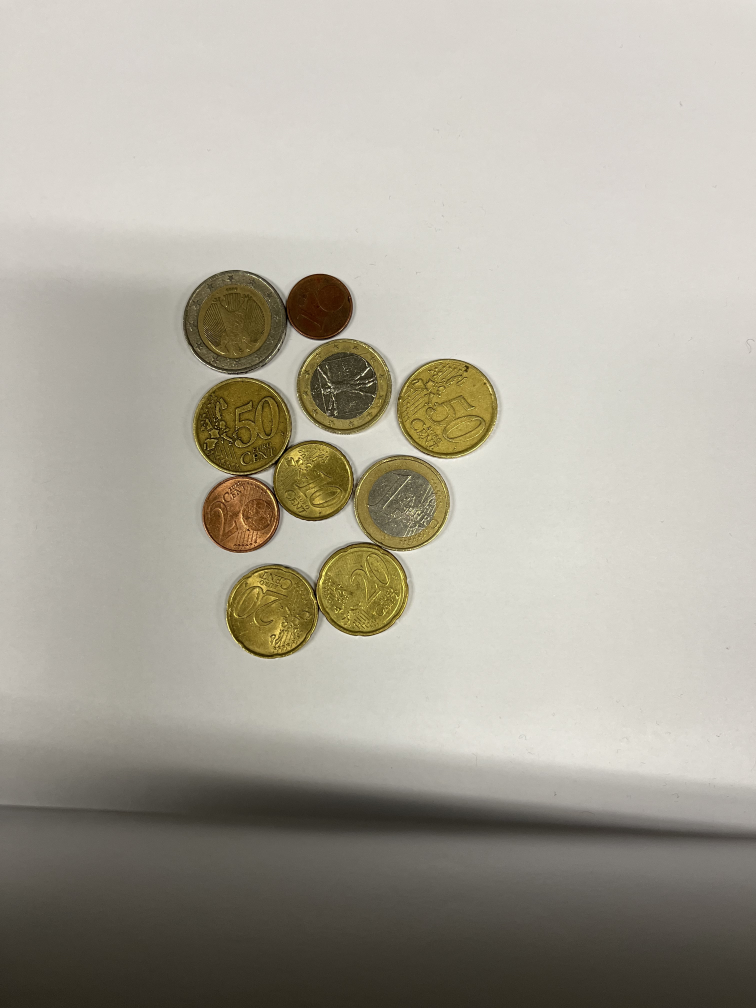
//> input picture coin-counter/files/placeholder.jpg, 3024 x 4032 px (shown at 1/4 size)
$ ./draw_circles   (built with g++ and OpenCV 4)
//> lines starting //> are read from the running program, lines starting //| are printed output that depends on the picture
### coin-counter/hcc_lib.h
#include <stdio.h>
#include <stdlib.h>
#include <string.h>
#include <math.h>
#include <mpi.h>
#include <time.h>

#define RESIZE_CONSTANT 0.8F
#define DISTANCE_CONSTANT 6.4375F / RESIZE_CONSTANT
#define RADIUS_TOLERANCE 20
#define MIN_RADIUS_CONSTANT 8
#define THRESHOLD_PERCENTAGE 80

#define CENT_1 1625 / 2
#define CENT_2 1875 / 2
#define CENT_5 2125 / 2
#define CENT_10 1975 / 2
#define CENT_20 2225 / 2
#define CENT_50 2425 / 2
#define EURO_1 2325 / 2
#define EURO_2 2575 / 2

struct matrix {
    int rows;
    int cols;
    int faces;
    int *data;
};

struct centers_coords {
    int x;
    int y;
    int radius;
};

void init();

void read_image(FILE *f, struct matrix *output);

void skip_line(FILE *f);

void print_matrix(struct matrix *mat);

void print_matrix_on_file(FILE *f, struct matrix *mat);

void free_matrix(struct matrix *mat);

void increment_accumulator(struct matrix *input, struct matrix *accumulator, int n_process, int myrank);

static void fill_sin_cos_arrays();

int write_circles(struct centers_coords *coords, struct matrix *accumulator, int threshold);

int find_maximum(struct matrix *accumulator);

static int get_distance(struct centers_coords c1, struct centers_coords c2);

float count_coins(struct centers_coords *coords, int size);

void write_circles_on_file(FILE *f, struct centers_coords *coords, int size);

### coin-counter/draw_circles.cpp
#include <opencv2/opencv.hpp>
#include <iostream>
#include "hcc_lib.h"

using namespace cv;
using namespace std;

int main(int argc, char **argv)
{
    char *input_filename = "files/placeholder.jpg";

    if (argc > 1) {
        input_filename = argv[1];  // this should be the same as the input of edge detection
    }

    Mat img = imread(input_filename);
//> img is the input picture: 4032 rows x 3024 cols, CV_8UC3; mean B, G, R 153.6, 165.5, 170

    FILE *f;
    f = fopen("files/circle_coordinates.csv", "r");
    int x, y, radius;

    fscanf(f, "%*s %*s %*s");  // skip the title row

    while (fscanf(f, "%d %d %d", &x, &y, &radius) == 3) {  // continue as long as there are rows in the file

        printf("drawing x(%d) y(%d) rad(%d)\n", x, y, radius);
        Point p = Point(x / RESIZE_CONSTANT, y / RESIZE_CONSTANT);
        circle(img, p, 1, Scalar(0, 255, 0), 12, LINE_AA);  // draw the centre of the circle
        circle(img, p, radius / RESIZE_CONSTANT, Scalar(255, 0, 0), 2, LINE_AA);  // draw the circumnference

    }
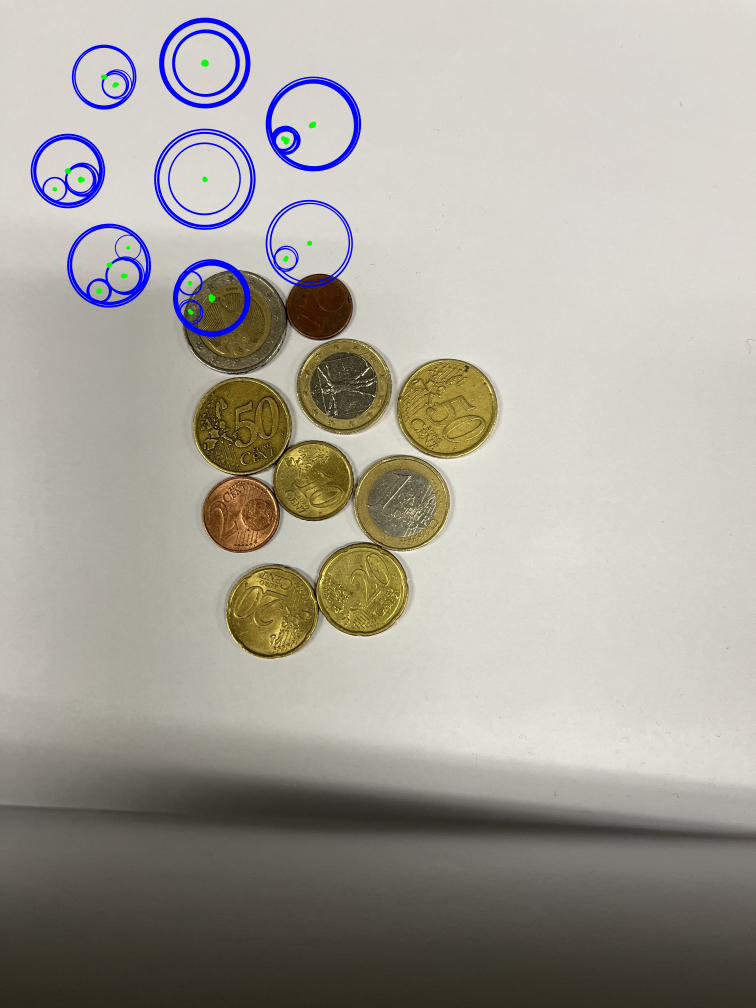
//> img: 4032 rows x 3024 cols, CV_8UC3 (shown at 1/4 size); mean B, G, R 154.5, 162.5, 166.7
//> after the loop, x = 656; y = 574; radius = 160

    imshow("circles", img);  // show the image with circles drawn as popup
    waitKey();  // wait for any key press to exit

    return 0;
}

$ run again, with coin-counter/files/IMG_1206.jpg copied over coin-counter/files/placeholder.jpg
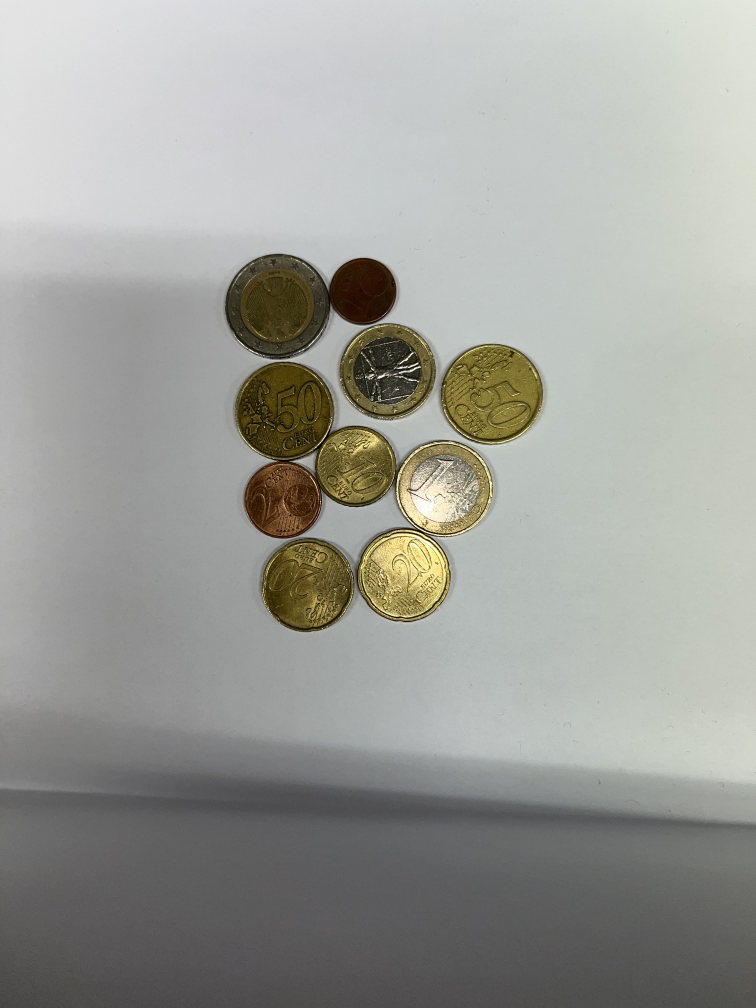
//> input picture coin-counter/files/IMG_1206.jpg, 3024 x 4032 px (shown at 1/4 size)
//> img is the input picture: 4032 rows x 3024 cols, CV_8UC3; mean B, G, R 153.2, 158.5, 157.7
//> after the loop `while (fscanf(f, "%d %d %d", &x, &y, &radius) == 3)`:
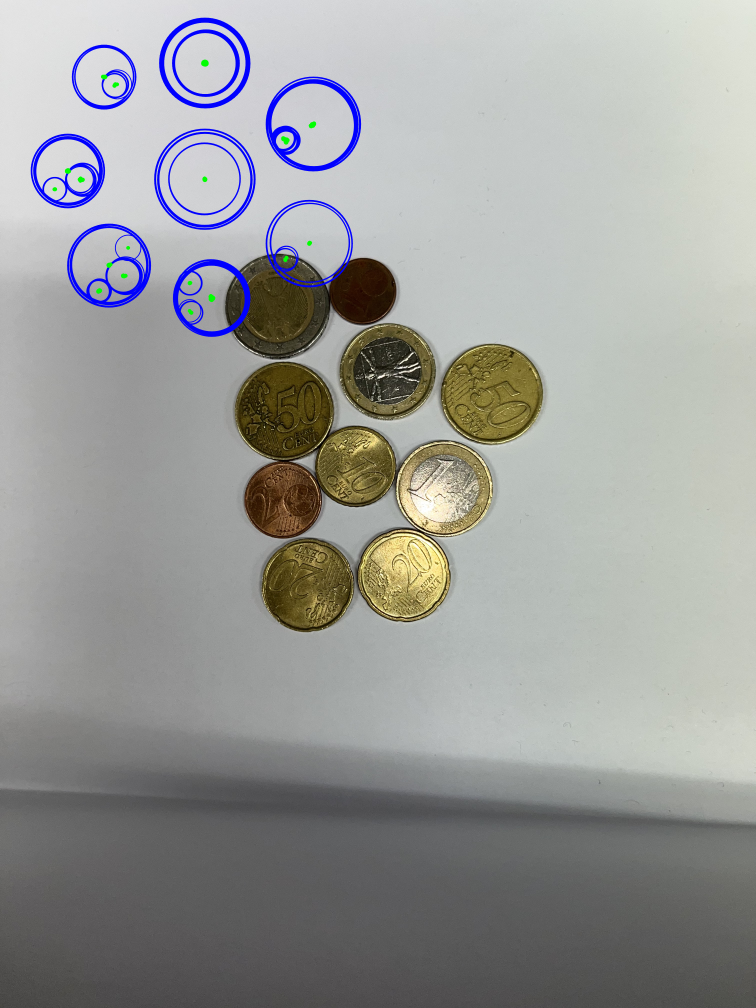
//> img: 4032 rows x 3024 cols, CV_8UC3 (shown at 1/4 size); mean B, G, R 154.1, 155.5, 154.5
//> after the loop `while (fscanf(f, "%d %d %d", &x, &y, &radius) == 3)`: x = 656; y = 574; radius = 160

$ run again, with coin-counter/files/IMG_1208.jpg copied over coin-counter/files/placeholder.jpg
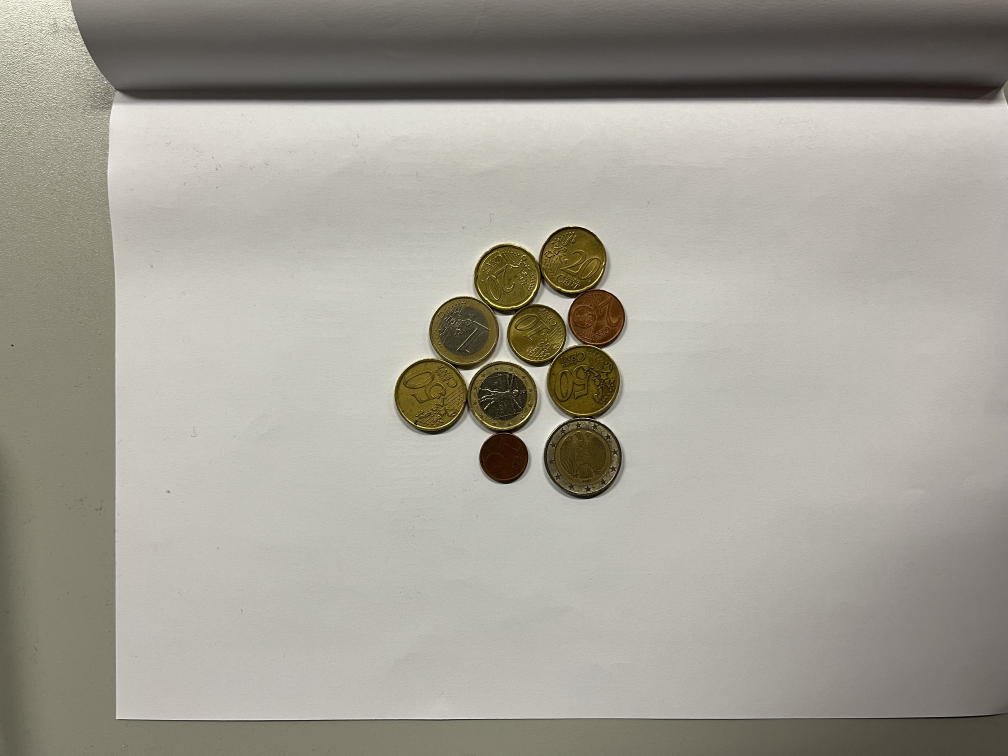
//> input picture coin-counter/files/IMG_1208.jpg, 4032 x 3024 px (shown at 1/4 size)
//> img is the input picture: 3024 rows x 4032 cols, CV_8UC3; mean B, G, R 148.5, 158.5, 162.2
//> after the loop `while (fscanf(f, "%d %d %d", &x, &y, &radius) == 3)`:
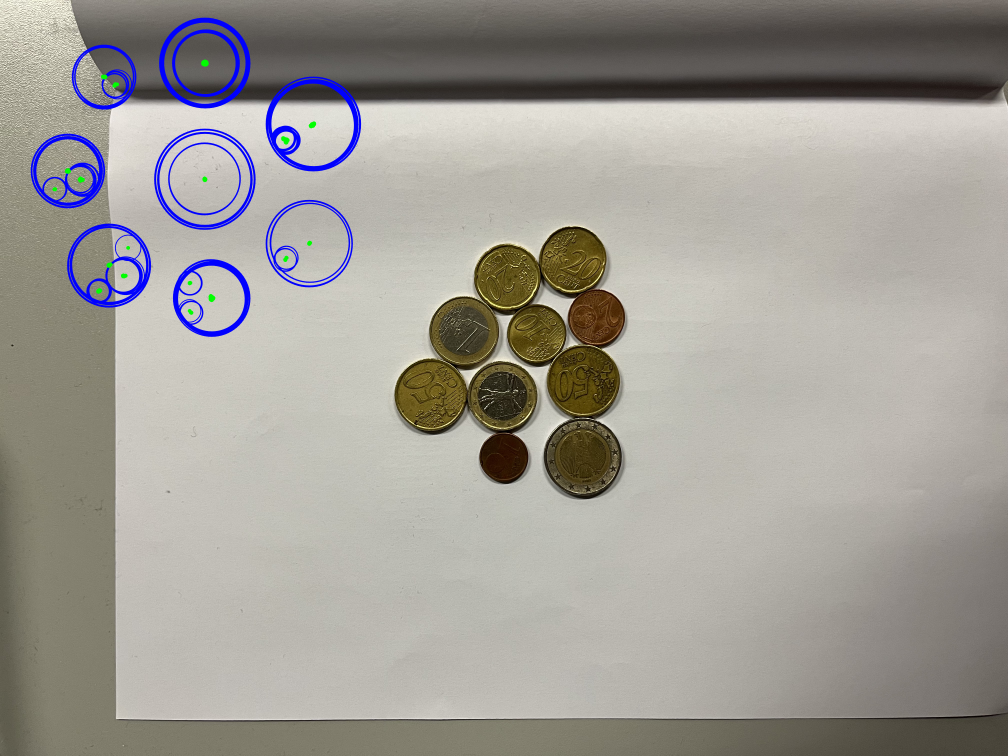
//> img: 3024 rows x 4032 cols, CV_8UC3 (shown at 1/4 size); mean B, G, R 150, 156.1, 159.5
//> after the loop `while (fscanf(f, "%d %d %d", &x, &y, &radius) == 3)`: x = 656; y = 574; radius = 160
